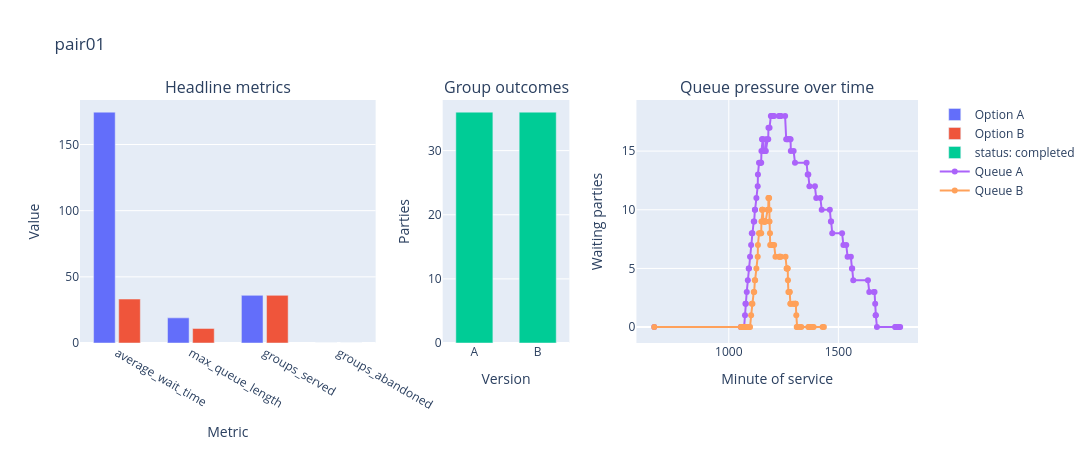
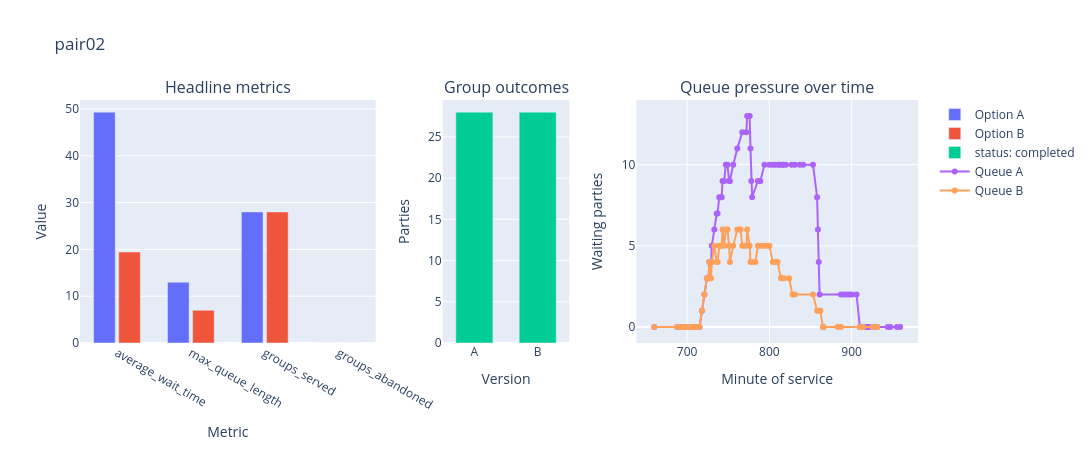
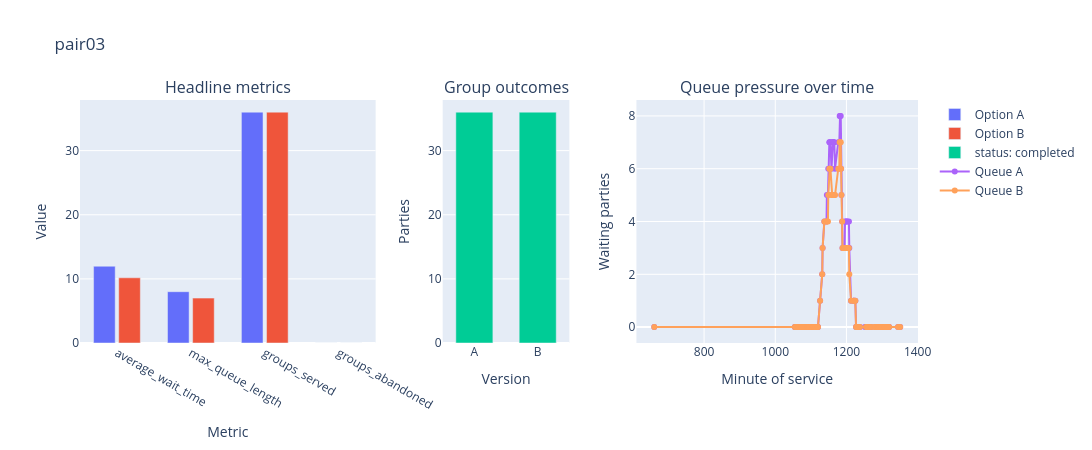
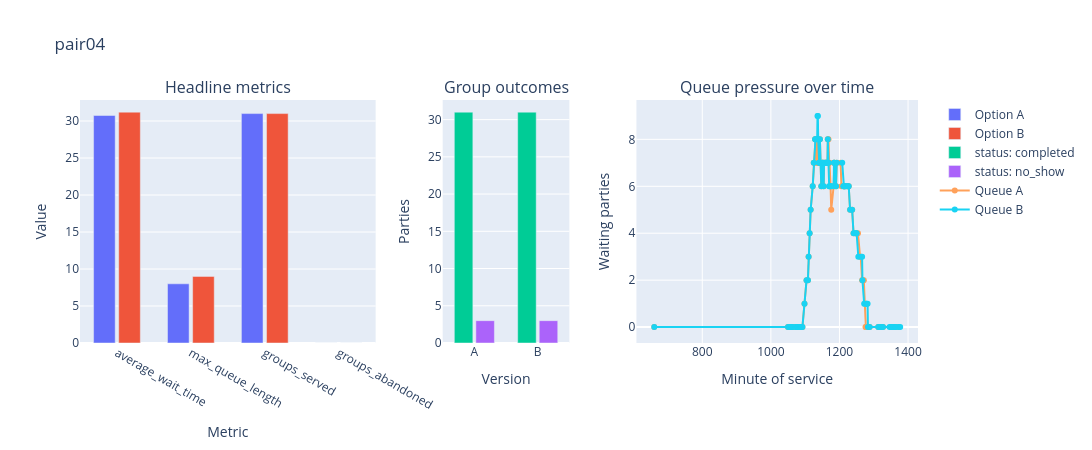

The code cell stored with these charts, in order, in its notebook:
### Markdown cell above
## Pair Deep Dive

This section drills into each selected pair with per-case metric tables, outcome breakdowns, and queue summaries, plus charts when optional plotting support is available.

### Code cell
headline_metrics = [
    "average_wait_time",
    "max_queue_length",
    "groups_served",
    "groups_abandoned",
]

go, make_subplots, plotly_error = load_plotly()

for comparison in comparisons:
    case = case_lookup[comparison["case_study"]]

    metric_rows = [
        {
            "metric": metric,
            "Option A": comparison["A"]["metrics"][metric],
            "Option B": comparison["B"]["metrics"][metric],
        }
        for metric in headline_metrics
    ]

    outcome_counts = {
        version: Counter(outcome["status"] for outcome in comparison[version]["group_outcomes"])
        for version in ["A", "B"]
    }
    outcome_statuses = sorted({status for counter in outcome_counts.values() for status in counter})
    outcome_rows = [
        {
            "version": version,
            **{status: outcome_counts[version].get(status, 0) for status in outcome_statuses},
        }
        for version in ["A", "B"]
    ]

    queue_rows = [
        {
            "version": version,
            "minute": snapshot["minute"],
            "total_waiting": snapshot["total_waiting"],
        }
        for version in ["A", "B"]
        for snapshot in comparison[version]["queue_snapshots"]
    ]
    queue_summary_rows = []
    for version in ["A", "B"]:
        version_rows = [row for row in queue_rows if row["version"] == version]
        queue_summary_rows.append(
            {
                "version": version,
                "peak_waiting": max((row["total_waiting"] for row in version_rows), default=0),
                "final_waiting": version_rows[-1]["total_waiting"] if version_rows else 0,
                "snapshot_count": len(version_rows),
            }
        )

    print(case.title)
    display(render_table(metric_rows, ["metric", "Option A", "Option B"]))
    display(render_table(outcome_rows, ["version", *outcome_statuses]))
    display(render_table(queue_summary_rows, ["version", "peak_waiting", "final_waiting", "snapshot_count"]))

    if go is None:
        print(f"Plotly is not available in this kernel ({plotly_error}). The tables above provide the deep-dive summary for this pair.")
        continue

    subplot = make_subplots(
        rows=1,
        cols=3,
        subplot_titles=(
            "Headline metrics",
            "Group outcomes",
            "Queue pressure over time",
        ),
        column_widths=(0.42, 0.18, 0.40),
        horizontal_spacing=0.08,
    )

    subplot.add_trace(
        go.Bar(name="Option A", x=[row["metric"] for row in metric_rows], y=[row["Option A"] for row in metric_rows]),
        row=1,
        col=1,
    )
    subplot.add_trace(
        go.Bar(name="Option B", x=[row["metric"] for row in metric_rows], y=[row["Option B"] for row in metric_rows]),
        row=1,
        col=1,
    )

    for status in outcome_statuses:
        subplot.add_trace(
            go.Bar(
                name=f"status: {status}",
                x=["A", "B"],
                y=[outcome_counts["A"].get(status, 0), outcome_counts["B"].get(status, 0)],
            ),
            row=1,
            col=2,
        )

    for version in ["A", "B"]:
        version_rows = [row for row in queue_rows if row["version"] == version]
        subplot.add_trace(
            go.Scatter(
                x=[row["minute"] for row in version_rows],
                y=[row["total_waiting"] for row in version_rows],
                mode="lines+markers",
                name=f"Queue {version}",
            ),
            row=1,
            col=3,
        )

    subplot.update_layout(
        title=compact_case_label(case),
        barmode="group",
        width=1140,
        height=450,
        bargap=0.32,
        bargroupgap=0.14,
    )
    subplot.update_xaxes(title_text="Metric", row=1, col=1)
    subplot.update_xaxes(title_text="Version", row=1, col=2)
    subplot.update_xaxes(title_text="Minute of service", row=1, col=3)
    subplot.update_yaxes(title_text="Value", row=1, col=1)
    subplot.update_yaxes(title_text="Parties", row=1, col=2)
    subplot.update_yaxes(title_text="Waiting parties", row=1, col=3)
    subplot.show()

### Figure 1 — Plotly figure (JSON) as saved in the notebook; plotly's stock layout.template omitted (floating-point values rounded to 4 significant figures)
{"data": [{"name": "Option A", "type": "bar", "x": ["average_wait_time", "max_queue_length", "groups_served", "groups_abandoned"], "xaxis": "x", "y": [174.4, 19, 36, 0], "yaxis": "y"}, {"name": "Option B", "type": "bar", "x": ["average_wait_time", "max_queue_length", "groups_served", "groups_abandoned"], "xaxis": "x", "y": [33.22, 11, 36, 0], "yaxis": "y"}, {"name": "status: completed", "type": "bar", "x": ["A", "B"], "xaxis": "x2", "y": [36, 36], "yaxis": "y2"}, {"mode": "lines+markers", "name": "Queue A", "type": "scatter", "x": [660, 1055, 1058, 1062, 1064, 1066, 1070, 1074, 1076, 1078, 1082, 1087, 1091, 1092, 1097, 1102, 1105, 1108, 1114, 1116, 1119, 1120, 1126, 1132, 1133, 1138, 1144, 1145, 1148, 1149, 1152, 1153, 1155, 1158, 1160, 1162, 1163, 1164, 1166, 1168, 1169, 1177, 1180, 1181, 1186, 1192, 1195, 1196, 1199, 1200, 1207, 1229, 1233, 1234, 1238, 1257, 1262, 1266, 1269, 1277, 1278, 1282, 1283, 1296, 1302, 1355, 1360, 1363, 1368, 1393, 1399, 1418, 1424, 1461, 1466, 1467, 1472, 1517, 1523, 1536, 1542, 1557, 1562, 1563, 1568, 1635, 1641, 1662, 1665, 1668, 1670, 1671, 1676, 1759, 1761, 1765, 1767, 1770, 1777, 1782], "xaxis": "x3", "y": [0, 0, 0, 0, 0, 0, 0, 1, 2, 2, 3, 4, 5, 5, 6, 7, 8, 8, 9, 9, 10, 10, 11, 12, 13, 14, 14, 14, 14, 15, 16, 16, 16, 15, 15, 15, 15, 15, 15, 16, 15, 16, 16, 17, 17, 18, 18, 18, 18, 18, 18, 18, 18, 18, 18, 18, 16, 16, 16, 16, 16, 16, 15, 15, 14, 14, 13, 13, 12, 12, 11, 11, 10, 10, 9, 9, 8, 8, 7, 7, 6, 6, 5, 5, 4, 4, 3, 3, 3, 2, 1, 1, 0, 0, 0, 0, 0, 0, 0, 0], "yaxis": "y3"}, {"mode": "lines+markers", "name": "Queue B", "type": "scatter", "x": [660, 1055, 1058, 1062, 1064, 1066, 1070, 1074, 1076, 1078, 1082, 1087, 1091, 1092, 1097, 1102, 1105, 1108, 1114, 1116, 1119, 1120, 1126, 1132, 1133, 1138, 1144, 1145, 1148, 1149, 1152, 1153, 1155, 1158, 1160, 1162, 1163, 1164, 1166, 1168, 1177, 1180, 1181, 1182, 1184, 1185, 1186, 1188, 1189, 1192, 1195, 1196, 1199, 1200, 1207, 1213, 1229, 1233, 1234, 1238, 1259, 1264, 1265, 1266, 1267, 1269, 1270, 1272, 1276, 1277, 1278, 1281, 1282, 1292, 1297, 1302, 1304, 1306, 1308, 1310, 1312, 1325, 1331, 1363, 1367, 1368, 1372, 1382, 1387, 1428, 1434], "xaxis": "x3", "y": [0, 0, 0, 0, 0, 0, 0, 0, 0, 0, 0, 0, 0, 0, 0, 1, 2, 2, 3, 3, 4, 4, 5, 6, 7, 8, 8, 8, 8, 9, 10, 10, 10, 9, 9, 9, 9, 9, 9, 9, 10, 10, 11, 11, 11, 10, 9, 8, 7, 7, 7, 7, 7, 7, 7, 6, 6, 6, 6, 6, 6, 5, 5, 5, 5, 5, 4, 3, 3, 3, 3, 2, 2, 2, 2, 2, 2, 2, 1, 0, 0, 0, 0, 0, 0, 0, 0, 0, 0, 0, 0], "yaxis": "y3"}], "layout": {"annotations": [{"font": {"size": 16}, "showarrow": false, "text": "Headline metrics", "x": 0.1764, "xanchor": "center", "xref": "paper", "y": 1, "yanchor": "bottom", "yref": "paper"}, {"font": {"size": 16}, "showarrow": false, "text": "Group outcomes", "x": 0.5084, "xanchor": "center", "xref": "paper", "y": 1, "yanchor": "bottom", "yref": "paper"}, {"font": {"size": 16}, "showarrow": false, "text": "Queue pressure over time", "x": 0.832, "xanchor": "center", "xref": "paper", "y": 1, "yanchor": "bottom", "yref": "paper"}], "bargap": 0.32, "bargroupgap": 0.14, "barmode": "group", "height": 450, "title": {"text": "pair01"}, "width": 1140, "xaxis": {"anchor": "y", "domain": [0, 0.3528], "title": {"text": "Metric"}}, "xaxis2": {"anchor": "y2", "domain": [0.4328, 0.584], "title": {"text": "Version"}}, "xaxis3": {"anchor": "y3", "domain": [0.664, 1], "title": {"text": "Minute of service"}}, "yaxis": {"anchor": "x", "domain": [0, 1], "title": {"text": "Value"}}, "yaxis2": {"anchor": "x2", "domain": [0, 1], "title": {"text": "Parties"}}, "yaxis3": {"anchor": "x3", "domain": [0, 1], "title": {"text": "Waiting parties"}}}}

### Figure 2 — Plotly figure (JSON) as saved in the notebook; plotly's stock layout.template omitted (floating-point values rounded to 4 significant figures)
{"data": [{"name": "Option A", "type": "bar", "x": ["average_wait_time", "max_queue_length", "groups_served", "groups_abandoned"], "xaxis": "x", "y": [49.32, 13, 28, 0], "yaxis": "y"}, {"name": "Option B", "type": "bar", "x": ["average_wait_time", "max_queue_length", "groups_served", "groups_abandoned"], "xaxis": "x", "y": [19.43, 7, 28, 0], "yaxis": "y"}, {"name": "status: completed", "type": "bar", "x": ["A", "B"], "xaxis": "x2", "y": [28, 28], "yaxis": "y2"}, {"mode": "lines+markers", "name": "Queue A", "type": "scatter", "x": [660, 688, 691, 694, 697, 700, 703, 706, 709, 712, 715, 718, 721, 724, 725, 726, 727, 729, 730, 733, 736, 737, 739, 741, 742, 743, 745, 747, 749, 751, 752, 756, 761, 767, 772, 773, 776, 777, 778, 779, 786, 789, 794, 800, 804, 807, 811, 813, 816, 817, 820, 827, 831, 837, 841, 853, 858, 859, 860, 861, 887, 891, 894, 897, 900, 906, 910, 916, 917, 920, 921, 926, 931, 944, 947, 955, 959], "xaxis": "x3", "y": [0, 0, 0, 0, 0, 0, 0, 0, 0, 0, 0, 1, 2, 3, 3, 3, 4, 4, 5, 6, 7, 7, 8, 8, 8, 9, 9, 10, 10, 9, 9, 10, 11, 12, 12, 13, 13, 11, 9, 8, 9, 9, 10, 10, 10, 10, 10, 10, 10, 10, 10, 10, 10, 10, 10, 10, 8, 6, 4, 2, 2, 2, 2, 2, 2, 2, 0, 0, 0, 0, 0, 0, 0, 0, 0, 0, 0], "yaxis": "y3"}, {"mode": "lines+markers", "name": "Queue B", "type": "scatter", "x": [660, 688, 691, 694, 697, 700, 703, 706, 709, 712, 715, 718, 721, 724, 725, 726, 727, 729, 730, 733, 736, 737, 739, 741, 742, 743, 745, 747, 749, 751, 752, 756, 761, 764, 765, 767, 769, 772, 773, 776, 777, 779, 783, 786, 788, 791, 794, 798, 800, 804, 807, 810, 814, 815, 818, 824, 828, 831, 853, 858, 861, 862, 865, 866, 883, 887, 910, 914, 926, 931], "xaxis": "x3", "y": [0, 0, 0, 0, 0, 0, 0, 0, 0, 0, 0, 1, 2, 3, 3, 3, 4, 3, 4, 5, 4, 4, 5, 5, 5, 6, 5, 6, 6, 5, 4, 5, 6, 6, 6, 5, 5, 5, 6, 5, 4, 4, 4, 5, 5, 5, 5, 5, 5, 4, 4, 4, 3, 3, 3, 3, 2, 2, 2, 1, 1, 1, 0, 0, 0, 0, 0, 0, 0, 0], "yaxis": "y3"}], "layout": {"annotations": [{"font": {"size": 16}, "showarrow": false, "text": "Headline metrics", "x": 0.1764, "xanchor": "center", "xref": "paper", "y": 1, "yanchor": "bottom", "yref": "paper"}, {"font": {"size": 16}, "showarrow": false, "text": "Group outcomes", "x": 0.5084, "xanchor": "center", "xref": "paper", "y": 1, "yanchor": "bottom", "yref": "paper"}, {"font": {"size": 16}, "showarrow": false, "text": "Queue pressure over time", "x": 0.832, "xanchor": "center", "xref": "paper", "y": 1, "yanchor": "bottom", "yref": "paper"}], "bargap": 0.32, "bargroupgap": 0.14, "barmode": "group", "height": 450, "title": {"text": "pair02"}, "width": 1140, "xaxis": {"anchor": "y", "domain": [0, 0.3528], "title": {"text": "Metric"}}, "xaxis2": {"anchor": "y2", "domain": [0.4328, 0.584], "title": {"text": "Version"}}, "xaxis3": {"anchor": "y3", "domain": [0.664, 1], "title": {"text": "Minute of service"}}, "yaxis": {"anchor": "x", "domain": [0, 1], "title": {"text": "Value"}}, "yaxis2": {"anchor": "x2", "domain": [0, 1], "title": {"text": "Parties"}}, "yaxis3": {"anchor": "x3", "domain": [0, 1], "title": {"text": "Waiting parties"}}}}

### Figure 3 — Plotly figure (JSON) as saved in the notebook; plotly's stock layout.template omitted (floating-point values rounded to 4 significant figures)
{"data": [{"name": "Option A", "type": "bar", "x": ["average_wait_time", "max_queue_length", "groups_served", "groups_abandoned"], "xaxis": "x", "y": [11.97, 8, 36, 0], "yaxis": "y"}, {"name": "Option B", "type": "bar", "x": ["average_wait_time", "max_queue_length", "groups_served", "groups_abandoned"], "xaxis": "x", "y": [10.17, 7, 36, 0], "yaxis": "y"}, {"name": "status: completed", "type": "bar", "x": ["A", "B"], "xaxis": "x2", "y": [36, 36], "yaxis": "y2"}, {"mode": "lines+markers", "name": "Queue A", "type": "scatter", "x": [660, 1055, 1058, 1062, 1064, 1066, 1070, 1074, 1076, 1078, 1082, 1087, 1091, 1092, 1097, 1102, 1105, 1108, 1114, 1116, 1119, 1120, 1126, 1132, 1133, 1138, 1144, 1145, 1148, 1149, 1152, 1153, 1155, 1158, 1160, 1162, 1163, 1164, 1166, 1168, 1177, 1180, 1181, 1182, 1184, 1185, 1186, 1188, 1189, 1192, 1195, 1196, 1199, 1200, 1203, 1207, 1208, 1213, 1220, 1221, 1225, 1227, 1232, 1238, 1252, 1255, 1256, 1257, 1259, 1260, 1262, 1263, 1264, 1266, 1269, 1282, 1287, 1288, 1289, 1293, 1294, 1295, 1298, 1299, 1300, 1303, 1304, 1306, 1308, 1312, 1314, 1318, 1320, 1345, 1351], "xaxis": "x3", "y": [0, 0, 0, 0, 0, 0, 0, 0, 0, 0, 0, 0, 0, 0, 0, 0, 0, 0, 0, 0, 0, 0, 1, 2, 3, 4, 4, 5, 5, 6, 7, 7, 7, 6, 7, 7, 7, 7, 7, 6, 7, 7, 8, 8, 8, 6, 5, 4, 3, 3, 3, 4, 4, 4, 4, 4, 3, 1, 1, 1, 1, 0, 0, 0, 0, 0, 0, 0, 0, 0, 0, 0, 0, 0, 0, 0, 0, 0, 0, 0, 0, 0, 0, 0, 0, 0, 0, 0, 0, 0, 0, 0, 0, 0, 0], "yaxis": "y3"}, {"mode": "lines+markers", "name": "Queue B", "type": "scatter", "x": [660, 1055, 1058, 1062, 1064, 1066, 1070, 1074, 1076, 1078, 1082, 1087, 1091, 1092, 1097, 1102, 1105, 1108, 1114, 1116, 1119, 1120, 1126, 1132, 1133, 1138, 1144, 1145, 1148, 1149, 1152, 1153, 1155, 1158, 1160, 1162, 1163, 1164, 1166, 1168, 1177, 1180, 1181, 1182, 1184, 1185, 1186, 1188, 1189, 1192, 1195, 1196, 1199, 1200, 1203, 1207, 1208, 1213, 1220, 1221, 1225, 1227, 1229, 1232, 1233, 1234, 1238, 1255, 1257, 1259, 1260, 1262, 1264, 1266, 1269, 1278, 1282, 1287, 1288, 1289, 1293, 1294, 1298, 1300, 1303, 1304, 1306, 1308, 1312, 1314, 1318, 1320, 1345, 1351], "xaxis": "x3", "y": [0, 0, 0, 0, 0, 0, 0, 0, 0, 0, 0, 0, 0, 0, 0, 0, 0, 0, 0, 0, 0, 0, 1, 2, 3, 4, 4, 4, 4, 5, 6, 6, 6, 5, 5, 5, 5, 5, 5, 5, 6, 6, 7, 7, 7, 6, 5, 4, 3, 3, 3, 3, 3, 3, 3, 3, 2, 1, 1, 1, 1, 0, 0, 0, 0, 0, 0, 0, 0, 0, 0, 0, 0, 0, 0, 0, 0, 0, 0, 0, 0, 0, 0, 0, 0, 0, 0, 0, 0, 0, 0, 0, 0, 0], "yaxis": "y3"}], "layout": {"annotations": [{"font": {"size": 16}, "showarrow": false, "text": "Headline metrics", "x": 0.1764, "xanchor": "center", "xref": "paper", "y": 1, "yanchor": "bottom", "yref": "paper"}, {"font": {"size": 16}, "showarrow": false, "text": "Group outcomes", "x": 0.5084, "xanchor": "center", "xref": "paper", "y": 1, "yanchor": "bottom", "yref": "paper"}, {"font": {"size": 16}, "showarrow": false, "text": "Queue pressure over time", "x": 0.832, "xanchor": "center", "xref": "paper", "y": 1, "yanchor": "bottom", "yref": "paper"}], "bargap": 0.32, "bargroupgap": 0.14, "barmode": "group", "height": 450, "title": {"text": "pair03"}, "width": 1140, "xaxis": {"anchor": "y", "domain": [0, 0.3528], "title": {"text": "Metric"}}, "xaxis2": {"anchor": "y2", "domain": [0.4328, 0.584], "title": {"text": "Version"}}, "xaxis3": {"anchor": "y3", "domain": [0.664, 1], "title": {"text": "Minute of service"}}, "yaxis": {"anchor": "x", "domain": [0, 1], "title": {"text": "Value"}}, "yaxis2": {"anchor": "x2", "domain": [0, 1], "title": {"text": "Parties"}}, "yaxis3": {"anchor": "x3", "domain": [0, 1], "title": {"text": "Waiting parties"}}}}

### Figure 4 — Plotly figure (JSON) as saved in the notebook; plotly's stock layout.template omitted (floating-point values rounded to 4 significant figures)
{"data": [{"name": "Option A", "type": "bar", "x": ["average_wait_time", "max_queue_length", "groups_served", "groups_abandoned"], "xaxis": "x", "y": [30.74, 8, 31, 0], "yaxis": "y"}, {"name": "Option B", "type": "bar", "x": ["average_wait_time", "max_queue_length", "groups_served", "groups_abandoned"], "xaxis": "x", "y": [31.19, 9, 31, 0], "yaxis": "y"}, {"name": "status: completed", "type": "bar", "x": ["A", "B"], "xaxis": "x2", "y": [31, 31], "yaxis": "y2"}, {"name": "status: no_show", "type": "bar", "x": ["A", "B"], "xaxis": "x2", "y": [3, 3], "yaxis": "y2"}, {"mode": "lines+markers", "name": "Queue A", "type": "scatter", "x": [660, 1050, 1054, 1058, 1061, 1063, 1072, 1075, 1077, 1078, 1082, 1087, 1089, 1092, 1098, 1104, 1108, 1110, 1113, 1116, 1122, 1125, 1129, 1130, 1133, 1135, 1136, 1137, 1138, 1140, 1141, 1143, 1144, 1147, 1150, 1151, 1154, 1155, 1159, 1160, 1162, 1163, 1165, 1166, 1167, 1168, 1170, 1171, 1174, 1176, 1183, 1184, 1185, 1190, 1192, 1203, 1206, 1212, 1213, 1215, 1216, 1222, 1225, 1227, 1231, 1237, 1241, 1246, 1249, 1254, 1260, 1262, 1266, 1269, 1271, 1274, 1276, 1277, 1283, 1288, 1313, 1317, 1323, 1327, 1351, 1352, 1357, 1359, 1363, 1365, 1370], "xaxis": "x3", "y": [0, 0, 0, 0, 0, 0, 0, 0, 0, 0, 0, 0, 0, 0, 1, 2, 2, 3, 4, 5, 6, 7, 8, 8, 7, 7, 8, 8, 7, 7, 7, 8, 7, 6, 7, 7, 6, 7, 7, 7, 7, 7, 7, 8, 7, 8, 7, 7, 6, 5, 6, 7, 7, 6, 7, 7, 6, 6, 6, 6, 6, 6, 6, 6, 5, 5, 4, 4, 4, 4, 3, 3, 2, 2, 2, 1, 0, 0, 0, 0, 0, 0, 0, 0, 0, 0, 0, 0, 0, 0, 0], "yaxis": "y3"}, {"mode": "lines+markers", "name": "Queue B", "type": "scatter", "x": [660, 1050, 1054, 1058, 1061, 1063, 1072, 1075, 1077, 1078, 1082, 1087, 1089, 1092, 1098, 1104, 1108, 1110, 1113, 1116, 1122, 1125, 1129, 1130, 1133, 1135, 1136, 1137, 1138, 1140, 1141, 1143, 1144, 1147, 1150, 1151, 1154, 1155, 1159, 1160, 1163, 1165, 1166, 1167, 1168, 1170, 1171, 1174, 1176, 1183, 1184, 1185, 1190, 1192, 1208, 1211, 1213, 1214, 1216, 1217, 1222, 1225, 1227, 1231, 1237, 1241, 1246, 1249, 1250, 1255, 1263, 1266, 1267, 1272, 1278, 1279, 1282, 1283, 1288, 1313, 1317, 1323, 1327, 1346, 1350, 1351, 1356, 1360, 1364, 1372, 1377], "xaxis": "x3", "y": [0, 0, 0, 0, 0, 0, 0, 0, 0, 0, 0, 0, 0, 0, 1, 2, 2, 3, 4, 5, 6, 7, 8, 8, 8, 8, 9, 9, 8, 7, 7, 8, 7, 6, 7, 7, 6, 7, 7, 7, 7, 7, 8, 7, 7, 6, 6, 6, 6, 6, 7, 7, 6, 7, 7, 6, 6, 6, 6, 6, 6, 6, 6, 5, 5, 4, 4, 4, 4, 3, 3, 3, 2, 1, 1, 1, 1, 0, 0, 0, 0, 0, 0, 0, 0, 0, 0, 0, 0, 0, 0], "yaxis": "y3"}], "layout": {"annotations": [{"font": {"size": 16}, "showarrow": false, "text": "Headline metrics", "x": 0.1764, "xanchor": "center", "xref": "paper", "y": 1, "yanchor": "bottom", "yref": "paper"}, {"font": {"size": 16}, "showarrow": false, "text": "Group outcomes", "x": 0.5084, "xanchor": "center", "xref": "paper", "y": 1, "yanchor": "bottom", "yref": "paper"}, {"font": {"size": 16}, "showarrow": false, "text": "Queue pressure over time", "x": 0.832, "xanchor": "center", "xref": "paper", "y": 1, "yanchor": "bottom", "yref": "paper"}], "bargap": 0.32, "bargroupgap": 0.14, "barmode": "group", "height": 450, "title": {"text": "pair04"}, "width": 1140, "xaxis": {"anchor": "y", "domain": [0, 0.3528], "title": {"text": "Metric"}}, "xaxis2": {"anchor": "y2", "domain": [0.4328, 0.584], "title": {"text": "Version"}}, "xaxis3": {"anchor": "y3", "domain": [0.664, 1], "title": {"text": "Minute of service"}}, "yaxis": {"anchor": "x", "domain": [0, 1], "title": {"text": "Value"}}, "yaxis2": {"anchor": "x2", "domain": [0, 1], "title": {"text": "Parties"}}, "yaxis3": {"anchor": "x3", "domain": [0, 1], "title": {"text": "Waiting parties"}}}}
